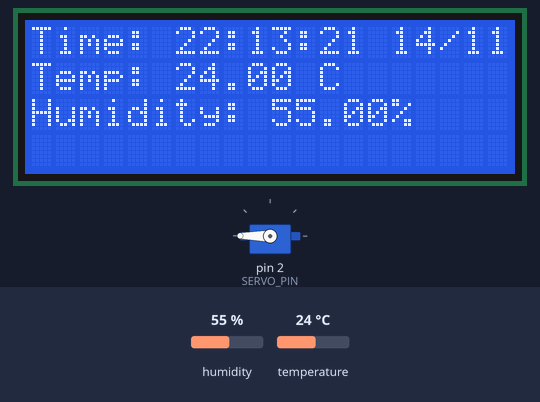
Recording of a sketch running on a simulated Arduino Uno, built with avr-gcc and run on an emulated ATmega328P. On the bench: 20×4 character LCD, servo. The inputs (shaded band) are chosen by the test bench; at power-on: temperature 24 °C, humidity 55 %. The local clock reads 2024-03-15 10:24:30 at power-on unless the sketch sets it; what the sketch prints to the serial monitor is not drawn.

Above: at 1.2 s.
1.3 s: temperature set to 28 °C
At 2.9 s:
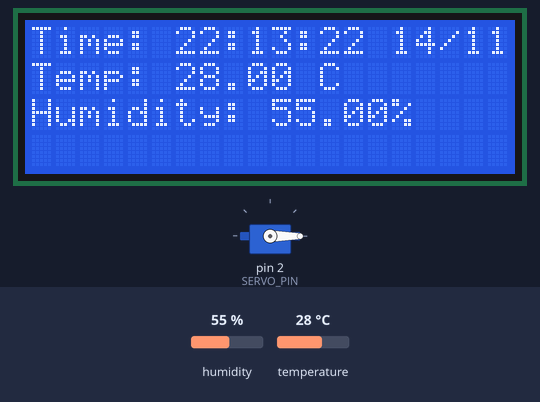
5.6 s: humidity set to 22 %
At 7.4 s:
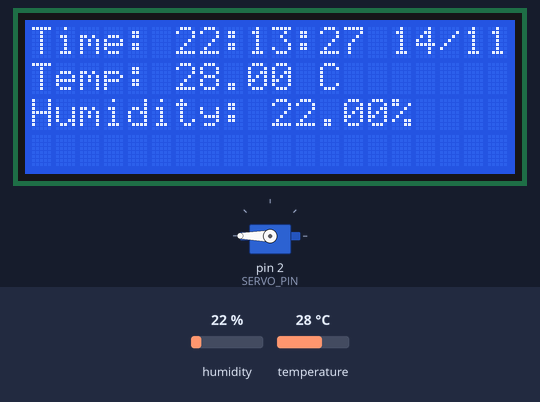
8.5 s: humidity set to 40 %
At 11.6 s:
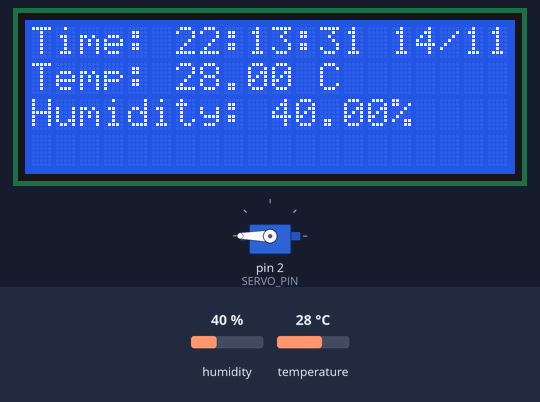
12.5 s: temperature set to 24 °C
At 15.7 s:
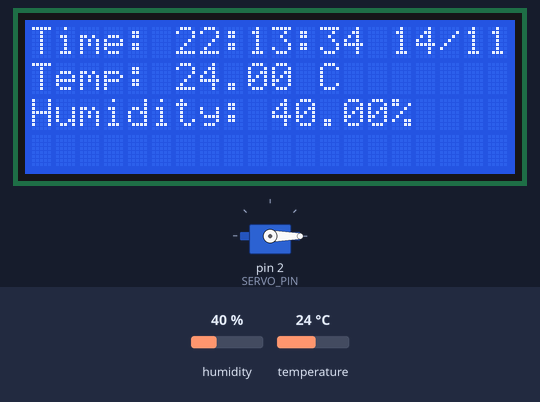
Timing chart, 0 to 17.8 s (numbered marks = the images above; inputs shaded):
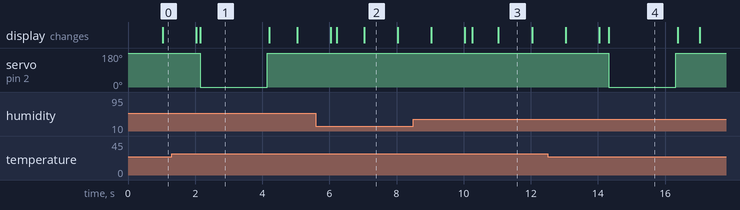

The sketch:

AC_temp_controller.ino
```cpp
#include <Wire.h>
#include <LiquidCrystal_I2C.h>
#include "DHT.h"
#include <RTClib.h>
#include <Servo.h>

// Define the LCD I2C address and dimensions (20 columns, 4 rows)
LiquidCrystal_I2C lcd(0x27, 20, 4);
RTC_DS3231 rtc;

// DHT sensor settings
#define DHTPIN A4
#define DHTTYPE DHT11
DHT dht(DHTPIN, DHTTYPE);
//servo
#define SERVO_PIN 2
Servo myServo;
float servoAngle = 180.0;  // Start at the center position
uint32_t acOnTime = 1000 * 10; // Define time that the AC shall be turned ON
uint32_t CurrentAcOnTime = 0; // Starting value high
int32_t startTime = 0; // Last system time that AC was turned ON so we can calculate CurrentAcOnTime
bool ON = false; // Suppose system is initiated with the AC turned off
float switchOnTemp = 26;
float switchOffTemp = 25.5;

//software
bool TempChanged = false;
bool HumidChanged = false;
bool TimeChanged = false;

float temp = 0;
float humidity = 0;
String currentTime = "";

void setup() {
  Serial.begin(9600);
  Wire.begin();
  InitializeDisplay();
  dht.begin(); // TH sensor
  //clock
  rtc.begin();
  rtc.adjust(DateTime(F(__DATE__), F(__TIME__)));
  //servo motor
  myServo.attach(SERVO_PIN);
  // Set the initial servo position
  myServo.write(servoAngle);
}

void loop() {
  processInputs();
  UpdateDisplay();
  UpdateACStatus();
}

// AC TURN ON/OFF LOGIC
void UpdateACStatus() {
  // Turn AC ON/OFF when a certain temperature is met (CurrentAcOnTime >= acOnTime)
  if (temp >= switchOnTemp && !ON) {
    switchAcState(); // Turn ON
  } else if (CurrentAcOnTime >= acOnTime && temp <= switchOffTemp && ON) { // If time has passed, temp is cold, and AC is ON
    switchAcState(); // Turn OFF
  } else if (ON) {
    CurrentAcOnTime = millis() - startTime; // Track time
  }
}

void switchAcState() {
  startTime = millis();
  CurrentAcOnTime = 0;
  myServo.write(0);
  delay(2000);
  myServo.write(180);
  ON = !ON;
}

void processInputs() {
  processTimeAndValidate();
  processTempAndValidate();
  processHumidAndValidate();
}

// PROCESS RTC TIME
void processTimeAndValidate() {
  DateTime now = rtc.now(); // Get the current time from the RTC
  String timeRead = (String(now.hour() < 10 ? "0" : "") + String(now.hour()) + ":" +
                     String(now.minute() < 10 ? "0" : "") + String(now.minute()) + ":" +
                     String(now.second() < 10 ? "0" : "") + String(now.second()) + " " +
                     String(now.day() < 10 ? "0" : "") + String(now.day()) + "/" +
                     String(now.month() < 10 ? "0" : "") + String(now.month()));
  if (timeRead != currentTime) {
    currentTime = timeRead;
    TimeChanged = true;
  }
}

// READ TEMP AND VALIDATE
void processTempAndValidate() {
  float tempRead = dht.readTemperature();
  if (!isnan(tempRead) && temp != tempRead) {
    temp = tempRead;
    TempChanged = true;
  }
}

// READ HUMIDITY AND VALIDATE
void processHumidAndValidate() {
  float humidityRead = dht.readHumidity();
  if (!isnan(humidityRead) && humidity != humidityRead) {
    humidity = humidityRead;
    HumidChanged = true;
  }
}

// UPDATE DISPLAY
void UpdateDisplay() {
  if (TimeChanged || TempChanged || HumidChanged) {
    // Update time
    if (TimeChanged) {
      lcd.setCursor(0, 0);
      lcd.print("                "); // Clear the line
      lcd.setCursor(0, 0);
      lcd.print("Time: ");
      lcd.print(currentTime);
    }

    // Update temperature
    if (TempChanged) {
      lcd.setCursor(6, 1);
      lcd.print("        "); // Clear the line
      lcd.setCursor(6, 1);
      lcd.print(temp);
      lcd.print(" C");
    }

    // Update humidity
    if (HumidChanged) {
      lcd.setCursor(10, 2);
      lcd.print("      "); // Clear the line
      lcd.setCursor(10, 2);
      lcd.print(humidity);
      lcd.print("%");
    }

    // Send data to the serial monitor for debugging
    Serial.print(currentTime);
    Serial.print(" T: ");
    Serial.println(temp);
    Serial.print(currentTime);
    Serial.print(" H: ");
    Serial.println(humidity);

    // Reset change flags after updating the display
    TimeChanged = false;
    TempChanged = false;
    HumidChanged = false;
  }
}

void InitializeDisplay() {
  lcd.begin();
  lcd.backlight();
  lcd.setCursor(0, 0);
  lcd.print("Time:");
  lcd.setCursor(0, 1);
  lcd.print("Temp:");
  lcd.setCursor(0, 2);
  lcd.print("Humidity:");
}
```

Measured:
- the behaviour switches between 26 and 25 °C on temperature (found by bisection; images 3 and 4)
- after the input at 1.3 s, servo on pin 2 (SERVO_PIN): 180° → 0° after 0.85 s, → 180° 2.0 s later
- after the input at 12.5 s, servo on pin 2 (SERVO_PIN): 180° → 0° after 1.8 s, → 180° 2.0 s later
- what the display in image 1 shows lasts 2.0 s, from 2.2 s to 4.2 s
